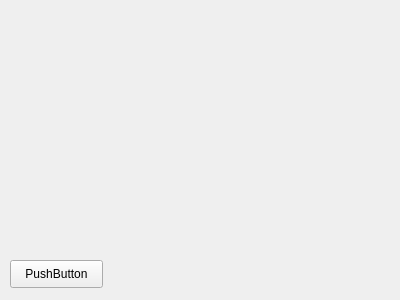
<?xml version="1.0" encoding="UTF-8"?>
<ui version="4.0">
 <class>Widget</class>
 <widget class="QWidget" name="Widget">
  <property name="geometry">
   <rect>
    <x>0</x>
    <y>0</y>
    <width>400</width>
    <height>300</height>
   </rect>
  </property>
  <property name="windowTitle">
   <string>Widget</string>
  </property>
  <widget class="QPushButton" name="pushButton">
   <property name="geometry">
    <rect>
     <x>10</x>
     <y>260</y>
     <width>93</width>
     <height>28</height>
    </rect>
   </property>
   <property name="text">
    <string>PushButton</string>
   </property>
  </widget>
 </widget>
 <layoutdefault spacing="6" margin="11"/>
 <resources/>
 <connections/>
</ui>
